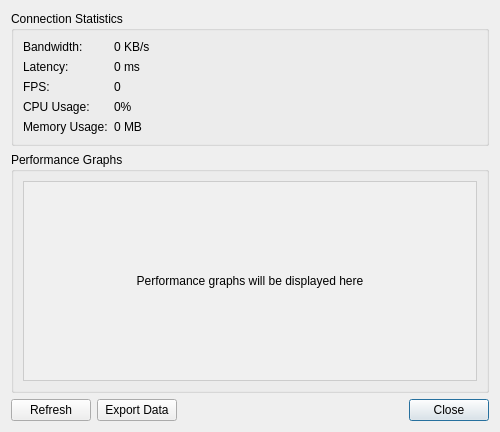
<?xml version="1.0" encoding="UTF-8"?>
<ui version="4.0">
 <class>PerformanceDialog</class>
 <widget class="QDialog" name="PerformanceDialog">
  <property name="geometry">
   <rect>
    <x>0</x>
    <y>0</y>
    <width>500</width>
    <height>400</height>
   </rect>
  </property>
  <property name="windowTitle">
   <string>Performance Monitor</string>
  </property>
  <property name="modal">
   <bool>false</bool>
  </property>
  <layout class="QVBoxLayout" name="verticalLayout">
   <item>
    <widget class="QGroupBox" name="groupBoxStats">
     <property name="title">
      <string>Connection Statistics</string>
     </property>
     <layout class="QFormLayout" name="formLayout">
      <item row="0" column="0">
       <widget class="QLabel" name="labelBandwidth">
        <property name="text">
         <string>Bandwidth:</string>
        </property>
       </widget>
      </item>
      <item row="0" column="1">
       <widget class="QLabel" name="bandwidthLabel">
        <property name="text">
         <string>0 KB/s</string>
        </property>
       </widget>
      </item>
      <item row="1" column="0">
       <widget class="QLabel" name="labelLatency">
        <property name="text">
         <string>Latency:</string>
        </property>
       </widget>
      </item>
      <item row="1" column="1">
       <widget class="QLabel" name="latencyLabel">
        <property name="text">
         <string>0 ms</string>
        </property>
       </widget>
      </item>
      <item row="2" column="0">
       <widget class="QLabel" name="labelFPS">
        <property name="text">
         <string>FPS:</string>
        </property>
       </widget>
      </item>
      <item row="2" column="1">
       <widget class="QLabel" name="fpsLabel">
        <property name="text">
         <string>0</string>
        </property>
       </widget>
      </item>
      <item row="3" column="0">
       <widget class="QLabel" name="labelCPU">
        <property name="text">
         <string>CPU Usage:</string>
        </property>
       </widget>
      </item>
      <item row="3" column="1">
       <widget class="QLabel" name="cpuLabel">
        <property name="text">
         <string>0%</string>
        </property>
       </widget>
      </item>
      <item row="4" column="0">
       <widget class="QLabel" name="labelMemory">
        <property name="text">
         <string>Memory Usage:</string>
        </property>
       </widget>
      </item>
      <item row="4" column="1">
       <widget class="QLabel" name="memoryLabel">
        <property name="text">
         <string>0 MB</string>
        </property>
       </widget>
      </item>
     </layout>
    </widget>
   </item>
   <item>
    <widget class="QGroupBox" name="groupBoxGraphs">
     <property name="title">
      <string>Performance Graphs</string>
     </property>
     <layout class="QVBoxLayout" name="verticalLayout_2">
      <item>
       <widget class="QLabel" name="graphPlaceholder">
        <property name="text">
         <string>Performance graphs will be displayed here</string>
        </property>
        <property name="alignment">
         <set>Qt::AlignCenter</set>
        </property>
        <property name="minimumSize">
         <size>
          <width>0</width>
          <height>200</height>
         </size>
        </property>
        <property name="styleSheet">
         <string notr="true">background-color: #f0f0f0; border: 1px solid #ccc;</string>
        </property>
       </widget>
      </item>
     </layout>
    </widget>
   </item>
   <item>
    <layout class="QHBoxLayout" name="horizontalLayout">
     <item>
      <widget class="QPushButton" name="refreshButton">
       <property name="text">
        <string>Refresh</string>
       </property>
      </widget>
     </item>
     <item>
      <widget class="QPushButton" name="exportButton">
       <property name="text">
        <string>Export Data</string>
       </property>
      </widget>
     </item>
     <item>
      <spacer name="horizontalSpacer">
       <property name="orientation">
        <enum>Qt::Horizontal</enum>
       </property>
       <property name="sizeHint" stdset="0">
        <size>
         <width>40</width>
         <height>20</height>
        </size>
       </property>
      </spacer>
     </item>
     <item>
      <widget class="QPushButton" name="closeButton">
       <property name="text">
        <string>Close</string>
       </property>
       <property name="default">
        <bool>true</bool>
       </property>
      </widget>
     </item>
    </layout>
   </item>
  </layout>
 </widget>
 <resources/>
 <connections/>
</ui> 
